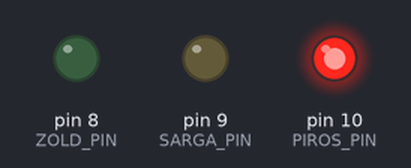
This sketch was run on a simulated Arduino Uno, built with avr-gcc and run on an emulated ATmega328P. On the bench: output pins drawn as LEDs (lit = HIGH).

Above: at 1.5 s.
At 3.5 s:
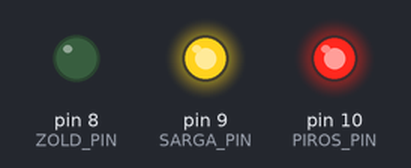
At 5.5 s:
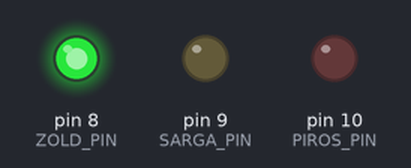
At 7.5 s:
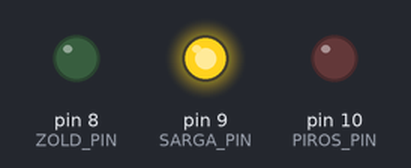
Timing chart, 0 to 10.4 s (numbered marks = the images above):
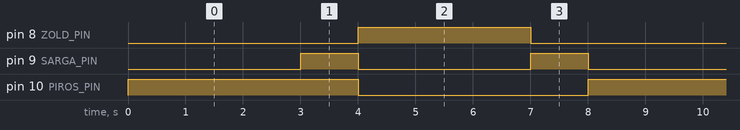

The sketch:

sketch.ino
```cpp
// 04 – Közlekedési lámpa
// Ciklus: piros (3 s) → piros + sárga (1 s) → zöld (3 s) → sárga (1 s) → újra piros.

const int PIROS_PIN = 10;
const int SARGA_PIN = 9;
const int ZOLD_PIN = 8;

// Egyszerre beállítja mindhárom LED állapotát.
void lampa(int piros, int sarga, int zold) {
  digitalWrite(PIROS_PIN, piros);
  digitalWrite(SARGA_PIN, sarga);
  digitalWrite(ZOLD_PIN, zold);
}

void setup() {
  pinMode(PIROS_PIN, OUTPUT);
  pinMode(SARGA_PIN, OUTPUT);
  pinMode(ZOLD_PIN, OUTPUT);
}

void loop() {
  lampa(HIGH, LOW, LOW);   // piros
  delay(3000);
  lampa(HIGH, HIGH, LOW);  // piros + sárga
  delay(1000);
  lampa(LOW, LOW, HIGH);   // zöld
  delay(3000);
  lampa(LOW, HIGH, LOW);   // sárga
  delay(1000);
}
```

Measured:
- by itself, pin 8 (ZOLD_PIN): alternates HIGH for 3.0 s and LOW for 5.0 s
- by itself, pin 9 (SARGA_PIN): alternates HIGH for 1.0 s and LOW for 3.0 s
- by itself, pin 10 (PIROS_PIN): alternates HIGH for 4.0 s and LOW for 4.0 s
